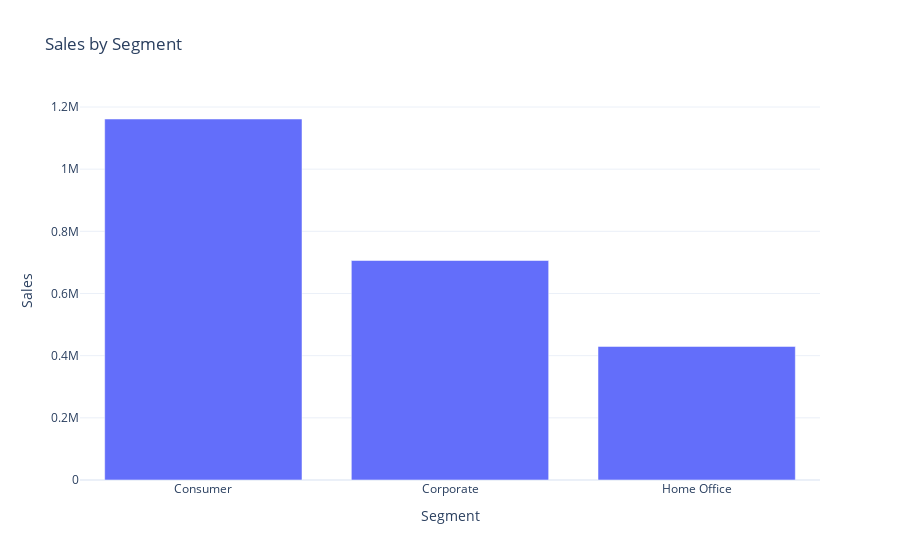

Notebook source saved alongside this figure:
### Code cell
fig=px.bar(sales_by_customersegment,
           x='Segment',
           y='Sales',
           title='Sales by Segment')
fig.show()

### Figure 1 — Plotly figure (JSON) as saved in the notebook; plotly's stock layout.template omitted (floating-point values rounded to 4 significant figures)
{"data": [{"hovertemplate": "Segment=%{x}<br>Sales=%{y}<extra></extra>", "legendgroup": "", "marker": {"color": "#636efa", "pattern": {"shape": ""}}, "name": "", "orientation": "v", "showlegend": false, "textposition": "auto", "type": "bar", "x": ["Consumer", "Corporate", "Home Office"], "xaxis": "x", "y": [1161000.0, 706100.0, 429700.0], "yaxis": "y"}], "layout": {"barmode": "relative", "legend": {"tracegroupgap": 0}, "title": {"text": "Sales by Segment"}, "xaxis": {"anchor": "y", "domain": [0, 1], "title": {"text": "Segment"}}, "yaxis": {"anchor": "x", "domain": [0, 1], "title": {"text": "Sales"}}}}
